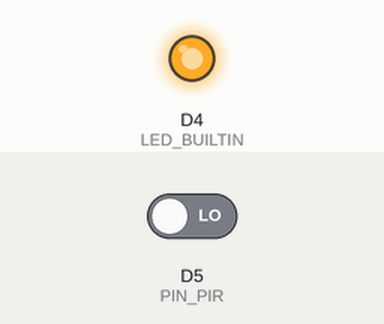
A program run on a simulated ESP8266 (Wemos D1 mini). Parts: output pins drawn as LEDs (lit = HIGH, except the on-board LED, lit = LOW). Dashed ring = blinking. The test bench sets the inputs (shaded band); at power-on: D5 (PIN_PIR) LOW.

Above: at 1.2 s.
1.3 s: D5 (PIN_PIR) driven HIGH
At 1.48 s:
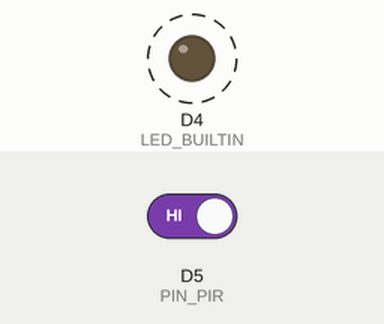
Timing chart, 0 to 10.3 s (numbered marks = the images above; inputs shaded):
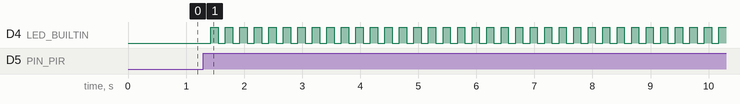

Measured:
- after the input at 1.3 s, D4 (LED_BUILTIN): alternates HIGH for 0.13 s and LOW for 0.13 s, starting after 0.13 s

The program:

main.cpp
```cpp
// COMP-10184 – Mohawk College
// I Zack Freeman, 000781330 certify that this material is my original work.
// No other person's work has been used without due acknowledgement.
// I have not made my work available to anyone else."

#include <Arduino.h>

// digital input pin definitions
#define PIN_PIR D5
#define PIN_BUTTON D6
bool alarmTripped = false;
// *************************************************************
void setup()
{
  // configure the USB serial monitor
  Serial.begin(115200);

  // configure the LED output
  pinMode(LED_BUILTIN, OUTPUT);

  // PIR sensor is an INPUT
  pinMode(PIN_PIR, INPUT);

  // Button is an INPUT
  pinMode(PIN_BUTTON, INPUT_PULLUP);
}

// *************************************************************
void loop()
{
  if (!alarmTripped)
  {
    bool bPIR;

    bPIR = digitalRead(PIN_PIR);

    if (bPIR)
    {
      int count = 0;
      while (count < 40)
      {
        // turn the LED ON
        digitalWrite(LED_BUILTIN, LOW);
        delay(125);

        // turn the LED OFF
        digitalWrite(LED_BUILTIN, HIGH);
        delay(125);
        count += 1;
      }

      digitalWrite(LED_BUILTIN, LOW);
      alarmTripped = true;
    }
  }
}
```
